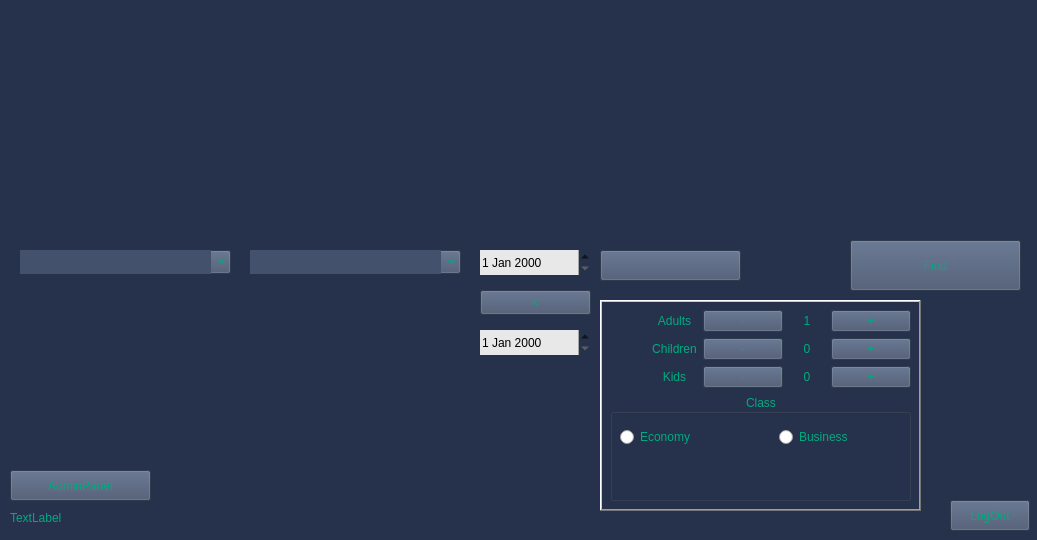
<?xml version="1.0" encoding="UTF-8"?>
<ui version="4.0">
 <class>MainWindow</class>
 <widget class="QMainWindow" name="MainWindow">
  <property name="geometry">
   <rect>
    <x>0</x>
    <y>0</y>
    <width>1037</width>
    <height>540</height>
   </rect>
  </property>
  <property name="minimumSize">
   <size>
    <width>1037</width>
    <height>540</height>
   </size>
  </property>
  <property name="maximumSize">
   <size>
    <width>1037</width>
    <height>540</height>
   </size>
  </property>
  <property name="palette">
   <palette>
    <active>
     <colorrole role="WindowText">
      <brush brushstyle="SolidPattern">
       <color alpha="255">
        <red>0</red>
        <green>170</green>
        <blue>127</blue>
       </color>
      </brush>
     </colorrole>
     <colorrole role="Button">
      <brush brushstyle="SolidPattern">
       <color alpha="255">
        <red>38</red>
        <green>50</green>
        <blue>76</blue>
       </color>
      </brush>
     </colorrole>
     <colorrole role="Text">
      <brush brushstyle="SolidPattern">
       <color alpha="255">
        <red>0</red>
        <green>170</green>
        <blue>127</blue>
       </color>
      </brush>
     </colorrole>
     <colorrole role="ButtonText">
      <brush brushstyle="SolidPattern">
       <color alpha="255">
        <red>0</red>
        <green>170</green>
        <blue>127</blue>
       </color>
      </brush>
     </colorrole>
     <colorrole role="Base">
      <brush brushstyle="SolidPattern">
       <color alpha="255">
        <red>38</red>
        <green>50</green>
        <blue>76</blue>
       </color>
      </brush>
     </colorrole>
     <colorrole role="Window">
      <brush brushstyle="SolidPattern">
       <color alpha="255">
        <red>38</red>
        <green>50</green>
        <blue>76</blue>
       </color>
      </brush>
     </colorrole>
     <colorrole role="PlaceholderText">
      <brush brushstyle="SolidPattern">
       <color alpha="128">
        <red>0</red>
        <green>170</green>
        <blue>127</blue>
       </color>
      </brush>
     </colorrole>
    </active>
    <inactive>
     <colorrole role="WindowText">
      <brush brushstyle="SolidPattern">
       <color alpha="255">
        <red>0</red>
        <green>170</green>
        <blue>127</blue>
       </color>
      </brush>
     </colorrole>
     <colorrole role="Button">
      <brush brushstyle="SolidPattern">
       <color alpha="255">
        <red>38</red>
        <green>50</green>
        <blue>76</blue>
       </color>
      </brush>
     </colorrole>
     <colorrole role="Text">
      <brush brushstyle="SolidPattern">
       <color alpha="255">
        <red>0</red>
        <green>170</green>
        <blue>127</blue>
       </color>
      </brush>
     </colorrole>
     <colorrole role="ButtonText">
      <brush brushstyle="SolidPattern">
       <color alpha="255">
        <red>0</red>
        <green>170</green>
        <blue>127</blue>
       </color>
      </brush>
     </colorrole>
     <colorrole role="Base">
      <brush brushstyle="SolidPattern">
       <color alpha="255">
        <red>38</red>
        <green>50</green>
        <blue>76</blue>
       </color>
      </brush>
     </colorrole>
     <colorrole role="Window">
      <brush brushstyle="SolidPattern">
       <color alpha="255">
        <red>38</red>
        <green>50</green>
        <blue>76</blue>
       </color>
      </brush>
     </colorrole>
     <colorrole role="PlaceholderText">
      <brush brushstyle="SolidPattern">
       <color alpha="128">
        <red>0</red>
        <green>170</green>
        <blue>127</blue>
       </color>
      </brush>
     </colorrole>
    </inactive>
    <disabled>
     <colorrole role="WindowText">
      <brush brushstyle="SolidPattern">
       <color alpha="255">
        <red>0</red>
        <green>170</green>
        <blue>127</blue>
       </color>
      </brush>
     </colorrole>
     <colorrole role="Button">
      <brush brushstyle="SolidPattern">
       <color alpha="255">
        <red>38</red>
        <green>50</green>
        <blue>76</blue>
       </color>
      </brush>
     </colorrole>
     <colorrole role="Text">
      <brush brushstyle="SolidPattern">
       <color alpha="255">
        <red>0</red>
        <green>170</green>
        <blue>127</blue>
       </color>
      </brush>
     </colorrole>
     <colorrole role="ButtonText">
      <brush brushstyle="SolidPattern">
       <color alpha="255">
        <red>0</red>
        <green>170</green>
        <blue>127</blue>
       </color>
      </brush>
     </colorrole>
     <colorrole role="Base">
      <brush brushstyle="SolidPattern">
       <color alpha="255">
        <red>38</red>
        <green>50</green>
        <blue>76</blue>
       </color>
      </brush>
     </colorrole>
     <colorrole role="Window">
      <brush brushstyle="SolidPattern">
       <color alpha="255">
        <red>38</red>
        <green>50</green>
        <blue>76</blue>
       </color>
      </brush>
     </colorrole>
     <colorrole role="PlaceholderText">
      <brush brushstyle="SolidPattern">
       <color alpha="128">
        <red>0</red>
        <green>170</green>
        <blue>127</blue>
       </color>
      </brush>
     </colorrole>
    </disabled>
   </palette>
  </property>
  <property name="windowTitle">
   <string>MainWindow</string>
  </property>
  <property name="windowIcon">
   <iconset resource="pictures.qrc">
    <normaloff>:/mainLogo/resources/5.png</normaloff>:/mainLogo/resources/5.png</iconset>
  </property>
  <property name="styleSheet">
   <string notr="true">#MainWindow {background-color: rgb(38, 50, 76);}
</string>
  </property>
  <widget class="QWidget" name="centralwidget">
   <widget class="QComboBox" name="comboBoxArrivalCity">
    <property name="geometry">
     <rect>
      <x>270</x>
      <y>250</y>
      <width>191</width>
      <height>24</height>
     </rect>
    </property>
    <property name="styleSheet">
     <string notr="true">color: rgb(0, 170, 127);
background-color: rgb(67, 81, 108);
font: 14pt &quot;Britannic Bold&quot;;</string>
    </property>
    <property name="frame">
     <bool>false</bool>
    </property>
   </widget>
   <widget class="QComboBox" name="comboBoxDepartureCity">
    <property name="geometry">
     <rect>
      <x>40</x>
      <y>250</y>
      <width>191</width>
      <height>24</height>
     </rect>
    </property>
    <property name="styleSheet">
     <string notr="true">color: rgb(0, 170, 127);
background-color: rgb(67, 81, 108);
font: 14pt &quot;Britannic Bold&quot;;</string>
    </property>
    <property name="frame">
     <bool>false</bool>
    </property>
   </widget>
   <widget class="QLineEdit" name="lineEditArrivalCity">
    <property name="geometry">
     <rect>
      <x>250</x>
      <y>250</y>
      <width>191</width>
      <height>24</height>
     </rect>
    </property>
    <property name="styleSheet">
     <string notr="true">color: rgb(0, 170, 127);
border: rgb(84, 96, 117);
background-color: rgb(67, 81, 108);
font: 10pt &quot;Britannic Bold&quot;;</string>
    </property>
   </widget>
   <widget class="QLineEdit" name="lineEditDepartureCity">
    <property name="geometry">
     <rect>
      <x>20</x>
      <y>250</y>
      <width>191</width>
      <height>24</height>
     </rect>
    </property>
    <property name="toolTip">
     <string/>
    </property>
    <property name="styleSheet">
     <string notr="true">color: rgb(0, 170, 127);
border: rgb(84, 96, 117);
background-color: rgb(67, 81, 108);
font: 10pt &quot;Britannic Bold&quot;;</string>
    </property>
   </widget>
   <widget class="QDateEdit" name="dateEditDeparture">
    <property name="geometry">
     <rect>
      <x>480</x>
      <y>250</y>
      <width>110</width>
      <height>25</height>
     </rect>
    </property>
    <property name="styleSheet">
     <string notr="true">font: 10pt &quot;Britannic Bold&quot;;
background-color: rgb(232, 232, 232);</string>
    </property>
    <property name="frame">
     <bool>false</bool>
    </property>
   </widget>
   <widget class="QDateEdit" name="dateEditBack">
    <property name="geometry">
     <rect>
      <x>480</x>
      <y>330</y>
      <width>110</width>
      <height>25</height>
     </rect>
    </property>
    <property name="styleSheet">
     <string notr="true">background-color: rgb(232, 232, 232);
font: 10pt &quot;Britannic Bold&quot;;</string>
    </property>
    <property name="frame">
     <bool>false</bool>
    </property>
   </widget>
   <widget class="QPushButton" name="pushButtonTwoWays">
    <property name="geometry">
     <rect>
      <x>480</x>
      <y>290</y>
      <width>111</width>
      <height>25</height>
     </rect>
    </property>
    <property name="styleSheet">
     <string notr="true">color: rgb(0, 170, 127);
background-color: rgb(67, 81, 108);
font: 14pt &quot;Britannic Bold&quot;;</string>
    </property>
    <property name="text">
     <string>&lt;</string>
    </property>
   </widget>
   <widget class="QPushButton" name="pushButtonShowCalculator">
    <property name="geometry">
     <rect>
      <x>600</x>
      <y>250</y>
      <width>141</width>
      <height>31</height>
     </rect>
    </property>
    <property name="styleSheet">
     <string notr="true">color: rgb(0, 170, 127);
background-color: rgb(67, 81, 108);
font: 13pt &quot;Britannic Bold&quot;;</string>
    </property>
    <property name="text">
     <string/>
    </property>
   </widget>
   <widget class="QFrame" name="frameCalculator">
    <property name="enabled">
     <bool>true</bool>
    </property>
    <property name="geometry">
     <rect>
      <x>600</x>
      <y>300</y>
      <width>321</width>
      <height>211</height>
     </rect>
    </property>
    <property name="contextMenuPolicy">
     <enum>Qt::PreventContextMenu</enum>
    </property>
    <property name="frameShape">
     <enum>QFrame::WinPanel</enum>
    </property>
    <property name="frameShadow">
     <enum>QFrame::Raised</enum>
    </property>
    <widget class="QWidget" name="layoutWidget">
     <property name="geometry">
      <rect>
       <x>10</x>
       <y>10</y>
       <width>301</width>
       <height>191</height>
      </rect>
     </property>
     <layout class="QGridLayout" name="gridLayout">
      <item row="2" column="2">
       <widget class="QPushButton" name="pushButtonMinusKids">
        <property name="styleSheet">
         <string notr="true">color: rgb(0, 170, 127);
background-color: rgb(67, 81, 108);
font: 14pt &quot;Britannic Bold&quot;;</string>
        </property>
        <property name="text">
         <string>-</string>
        </property>
       </widget>
      </item>
      <item row="1" column="3">
       <widget class="QLabel" name="labelChildrenCount">
        <property name="styleSheet">
         <string notr="true">color: rgb(0, 170, 127);
font: 8pt &quot;Britannic Bold&quot;;</string>
        </property>
        <property name="text">
         <string>0</string>
        </property>
        <property name="alignment">
         <set>Qt::AlignCenter</set>
        </property>
       </widget>
      </item>
      <item row="0" column="3">
       <widget class="QLabel" name="labelAdultsCount">
        <property name="layoutDirection">
         <enum>Qt::LeftToRight</enum>
        </property>
        <property name="styleSheet">
         <string notr="true">color: rgb(0, 170, 127);
font: 8pt &quot;Britannic Bold&quot;;</string>
        </property>
        <property name="text">
         <string>1</string>
        </property>
        <property name="textFormat">
         <enum>Qt::AutoText</enum>
        </property>
        <property name="alignment">
         <set>Qt::AlignCenter</set>
        </property>
       </widget>
      </item>
      <item row="0" column="0">
       <widget class="QLabel" name="label">
        <property name="text">
         <string/>
        </property>
        <property name="pixmap">
         <pixmap resource="pictures.qrc">:/people/resources/people/2/Adult.png</pixmap>
        </property>
        <property name="alignment">
         <set>Qt::AlignCenter</set>
        </property>
       </widget>
      </item>
      <item row="2" column="3">
       <widget class="QLabel" name="labelKidsCount">
        <property name="styleSheet">
         <string notr="true">color: rgb(0, 170, 127);
font: 8pt &quot;Britannic Bold&quot;;</string>
        </property>
        <property name="text">
         <string>0</string>
        </property>
        <property name="alignment">
         <set>Qt::AlignCenter</set>
        </property>
       </widget>
      </item>
      <item row="1" column="0">
       <widget class="QLabel" name="label_2">
        <property name="text">
         <string/>
        </property>
        <property name="pixmap">
         <pixmap resource="pictures.qrc">:/people/resources/people/2/Child.png</pixmap>
        </property>
        <property name="alignment">
         <set>Qt::AlignCenter</set>
        </property>
       </widget>
      </item>
      <item row="1" column="4">
       <widget class="QPushButton" name="pushButtonPlusChildren">
        <property name="styleSheet">
         <string notr="true">color: rgb(0, 170, 127);
background-color: rgb(67, 81, 108);
font: 14pt &quot;Britannic Bold&quot;;</string>
        </property>
        <property name="text">
         <string>+</string>
        </property>
       </widget>
      </item>
      <item row="1" column="2">
       <widget class="QPushButton" name="pushButtonMinusChildren">
        <property name="styleSheet">
         <string notr="true">color: rgb(0, 170, 127);
background-color: rgb(67, 81, 108);
font: 14pt &quot;Britannic Bold&quot;;</string>
        </property>
        <property name="text">
         <string>-</string>
        </property>
       </widget>
      </item>
      <item row="1" column="1">
       <widget class="QLabel" name="labelChildren">
        <property name="styleSheet">
         <string notr="true">color: rgb(0, 170, 127);
font: 8pt &quot;Britannic Bold&quot;;</string>
        </property>
        <property name="text">
         <string>Children</string>
        </property>
        <property name="alignment">
         <set>Qt::AlignCenter</set>
        </property>
       </widget>
      </item>
      <item row="0" column="2">
       <widget class="QPushButton" name="pushButtonMinuseAdults">
        <property name="styleSheet">
         <string notr="true">color: rgb(0, 170, 127);
background-color: rgb(67, 81, 108);
font: 14pt &quot;Britannic Bold&quot;;</string>
        </property>
        <property name="text">
         <string>-</string>
        </property>
       </widget>
      </item>
      <item row="2" column="4">
       <widget class="QPushButton" name="pushButtonPlusKids">
        <property name="styleSheet">
         <string notr="true">color: rgb(0, 170, 127);
background-color: rgb(67, 81, 108);
font: 14pt &quot;Britannic Bold&quot;;</string>
        </property>
        <property name="text">
         <string>+</string>
        </property>
       </widget>
      </item>
      <item row="2" column="1">
       <widget class="QLabel" name="labelKids">
        <property name="styleSheet">
         <string notr="true">color: rgb(0, 170, 127);
font: 8pt &quot;Britannic Bold&quot;;</string>
        </property>
        <property name="text">
         <string>Kids</string>
        </property>
        <property name="alignment">
         <set>Qt::AlignCenter</set>
        </property>
       </widget>
      </item>
      <item row="0" column="4">
       <widget class="QPushButton" name="pushButtonPlusAdults">
        <property name="styleSheet">
         <string notr="true">color: rgb(0, 170, 127);
background-color: rgb(67, 81, 108);
font: 14pt &quot;Britannic Bold&quot;;</string>
        </property>
        <property name="text">
         <string>+</string>
        </property>
       </widget>
      </item>
      <item row="3" column="0" colspan="5">
       <widget class="QGroupBox" name="groupBoxTicketType">
        <property name="layoutDirection">
         <enum>Qt::LeftToRight</enum>
        </property>
        <property name="styleSheet">
         <string notr="true">color: rgb(0, 170, 127);
font: 8pt &quot;Britannic Bold&quot;;</string>
        </property>
        <property name="title">
         <string>Class</string>
        </property>
        <property name="alignment">
         <set>Qt::AlignCenter</set>
        </property>
        <widget class="QWidget" name="layoutWidget">
         <property name="geometry">
          <rect>
           <x>10</x>
           <y>30</y>
           <width>311</width>
           <height>27</height>
          </rect>
         </property>
         <layout class="QHBoxLayout" name="horizontalLayout">
          <item>
           <widget class="QRadioButton" name="radioButtonEconomy">
            <property name="styleSheet">
             <string notr="true">color: rgb(0, 170, 127);
font: 10pt &quot;Britannic Bold&quot;;</string>
            </property>
            <property name="text">
             <string>Economy</string>
            </property>
           </widget>
          </item>
          <item>
           <widget class="QRadioButton" name="radioButtonBusiness">
            <property name="styleSheet">
             <string notr="true">color: rgb(0, 170, 127);
font: 10pt &quot;Britannic Bold&quot;;</string>
            </property>
            <property name="text">
             <string>Business</string>
            </property>
           </widget>
          </item>
         </layout>
        </widget>
       </widget>
      </item>
      <item row="2" column="0">
       <widget class="QLabel" name="label_3">
        <property name="text">
         <string/>
        </property>
        <property name="pixmap">
         <pixmap resource="pictures.qrc">:/people/resources/people/2/Kid.png</pixmap>
        </property>
        <property name="alignment">
         <set>Qt::AlignCenter</set>
        </property>
       </widget>
      </item>
      <item row="0" column="1">
       <widget class="QLabel" name="labelAdults">
        <property name="styleSheet">
         <string notr="true">color: rgb(0, 170, 127);
font: 8pt &quot;Britannic Bold&quot;;</string>
        </property>
        <property name="text">
         <string>Adults</string>
        </property>
        <property name="alignment">
         <set>Qt::AlignCenter</set>
        </property>
       </widget>
      </item>
     </layout>
    </widget>
   </widget>
   <widget class="QPushButton" name="pushButtonFind">
    <property name="geometry">
     <rect>
      <x>850</x>
      <y>240</y>
      <width>171</width>
      <height>51</height>
     </rect>
    </property>
    <property name="styleSheet">
     <string notr="true">color: rgb(0, 170, 127);
background-color: rgb(67, 81, 108);
font: 14pt &quot;Britannic Bold&quot;;</string>
    </property>
    <property name="text">
     <string>Find</string>
    </property>
   </widget>
   <widget class="QPushButton" name="pushButtonLogOut">
    <property name="geometry">
     <rect>
      <x>950</x>
      <y>500</y>
      <width>80</width>
      <height>31</height>
     </rect>
    </property>
    <property name="styleSheet">
     <string notr="true">color: rgb(0, 170, 127);
background-color: rgb(67, 81, 108);
font: 10pt &quot;Britannic Bold&quot;;</string>
    </property>
    <property name="text">
     <string>LogOut</string>
    </property>
   </widget>
   <widget class="QLabel" name="labelUserName">
    <property name="geometry">
     <rect>
      <x>10</x>
      <y>510</y>
      <width>271</width>
      <height>16</height>
     </rect>
    </property>
    <property name="styleSheet">
     <string notr="true">color: rgb(0, 170, 127);
font: 12pt &quot;Britannic Bold&quot;;</string>
    </property>
    <property name="text">
     <string>TextLabel</string>
    </property>
   </widget>
   <widget class="QLabel" name="Logo">
    <property name="geometry">
     <rect>
      <x>140</x>
      <y>20</y>
      <width>751</width>
      <height>141</height>
     </rect>
    </property>
    <property name="styleSheet">
     <string notr="true">background-image: url(:/mainLogo/resources/10.png);</string>
    </property>
    <property name="text">
     <string/>
    </property>
   </widget>
   <widget class="QPushButton" name="pushButtonAdminPanel">
    <property name="geometry">
     <rect>
      <x>10</x>
      <y>470</y>
      <width>141</width>
      <height>31</height>
     </rect>
    </property>
    <property name="styleSheet">
     <string notr="true">color: rgb(0, 170, 127);
background-color: rgb(67, 81, 108);
font: 14pt &quot;Britannic Bold&quot;;</string>
    </property>
    <property name="text">
     <string>AdminPanel</string>
    </property>
   </widget>
  </widget>
 </widget>
 <resources>
  <include location="pictures.qrc"/>
 </resources>
 <connections/>
</ui>
